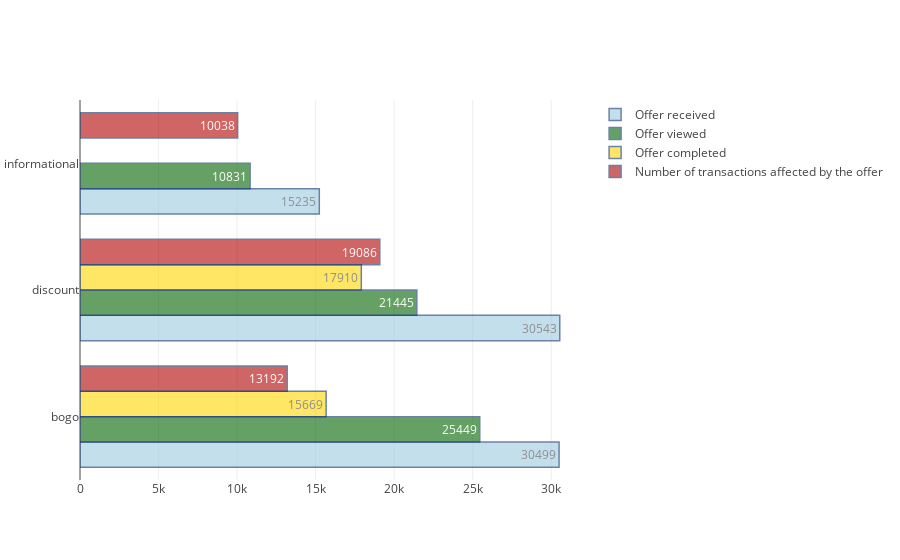

This figure's notebook cell:
### Markdown cell above
**65%** of purchase inflows generated by transactions **not** related to any offer. Bogo and discount are giving relatively similar figures: 13.33 and 14.06% respectively. Informational is at most 7.08%.

### Code cell
#plotting distribution of offers and the affected transactions  
y = df [df ['event'] =='offer received'].offer_type.value_counts().index.sort_values() #offer types

x1 = df [df ['event'] =='offer received'].offer_type.value_counts().sort_index()
x2= df [df ['event'] =='offer viewed'].offer_type.value_counts().sort_index()
x3= df [df ['event'] =='offer completed'].offer_type.value_counts().sort_index()
x4= trans_affect.offer_type.value_counts().sort_index()

off_rec = go.Bar(
    x=x1,
    y=y,
    text= x1,
    name = 'Offer received',
    textposition = 'auto',
    marker=dict(
        color='rgb(158,202,225)',
        line=dict(
            color='rgb(8,48,107)',
            width=1.5),
        ),
    opacity=0.6, orientation = 'h'
)
off_view = go.Bar(
    x=x2,
    y=y,
    text=x2,
    name = 'Offer viewed',
    textposition = 'auto',
    marker=dict(
        color='rgb(0,100,0)',
        line=dict(
            color='rgb(8,48,107)',
            width=1.5),
        ),
    opacity=0.6, orientation = 'h'
)
off_compl = go.Bar(
    x=x3,
    y=y,
    text=x3,
    name = 'Offer completed',
    textposition = 'auto',
    marker=dict(
        color='rgb(255,215,0)',
        line=dict(
            color='rgb(8,48,107)',
            width=1.5),
        ),
    opacity=0.6, orientation = 'h'
)
trans = go.Bar(
    x=x4,
    y=y,
    text=x4,
    name = 'Number of transactions affected by the offer',
    textposition = 'auto',
    marker=dict(
        color='rgb(178, 0, 0)',
        line=dict(
            color='rgb(8,48,107)',
            width=1.5),
        ),
    opacity=0.6, orientation = 'h'
)
data = [off_rec, off_view, off_compl, trans]
py.iplot(data, filename='grouped-bar-direct-labels')

### Figure 1 — Plotly figure (JSON) as saved in the notebook; plotly's stock layout.template omitted (floating-point values rounded to 4 significant figures)
{"data": [{"marker": {"color": "rgb(158,202,225)", "line": {"color": "rgb(8,48,107)", "width": 1.5}}, "name": "Offer received", "opacity": 0.6, "orientation": "h", "text": [30499, 30543, 15235], "textposition": "auto", "type": "bar", "uid": "64f052e6-e029-41e8-ae3b-54c8e9268e25", "x": [30499, 30543, 15235], "y": ["bogo", "discount", "informational"]}, {"marker": {"color": "rgb(0,100,0)", "line": {"color": "rgb(8,48,107)", "width": 1.5}}, "name": "Offer viewed", "opacity": 0.6, "orientation": "h", "text": [25449, 21445, 10831], "textposition": "auto", "type": "bar", "uid": "b17da0c0-b727-4f16-8831-e1c8e272a43c", "x": [25449, 21445, 10831], "y": ["bogo", "discount", "informational"]}, {"marker": {"color": "rgb(255,215,0)", "line": {"color": "rgb(8,48,107)", "width": 1.5}}, "name": "Offer completed", "opacity": 0.6, "orientation": "h", "text": [15669, 17910], "textposition": "auto", "type": "bar", "uid": "af979055-e91a-4acb-9d3e-f36b613094b4", "x": [15669, 17910], "y": ["bogo", "discount", "informational"]}, {"marker": {"color": "rgb(178, 0, 0)", "line": {"color": "rgb(8,48,107)", "width": 1.5}}, "name": "Number of transactions affected by the offer", "opacity": 0.6, "orientation": "h", "text": [13192, 19086, 10038], "textposition": "auto", "type": "bar", "uid": "0d15e2f3-2a9e-44f9-8b54-211f453ccb35", "x": [13192, 19086, 10038], "y": ["bogo", "discount", "informational"]}], "layout": {}}
